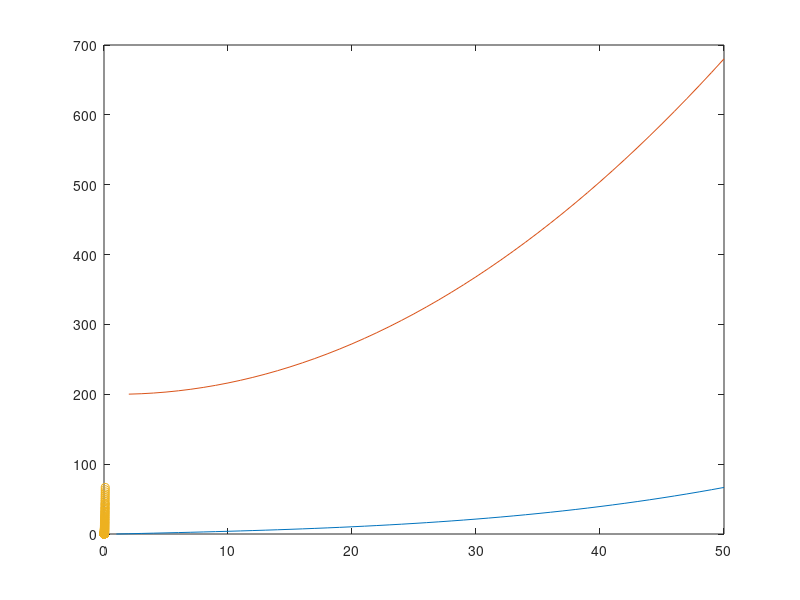

The MATLAB script that drew this image:
clc
clear all
close all
% Parameters for the Kelvin-Voigt model
k = 50000;  % Elastic modulus in Pa
eta = 10000; % Viscosity in Pa.s

% Time parameters
dt = 1e-1; % Time step in seconds
t_mat = 0:dt:10; % Total time for simulation in seconds

% Total number of time steps
N = length(t_mat);

% Applied strain: Increasing linearly for the first half. Second half: Applied stress set to zero, exponential decay in strain
halfN = round(N/2)-1;
%%

maxStrain=0.1;
epsilon_mat = linspace(0,maxStrain,halfN+1); % Strain
%epsilon_mat(end+1) = epsilon_mat(halfN);

epsilon_dot_mat = diff(epsilon_mat(1:halfN+1))/dt; % Strain rate
%epsilon_dot_mat(end+1) =0;

%%
k_mat = k*epsilon_mat(1:halfN).^2;          % Corresponding values of k
eta_mat=eta*epsilon_mat(1:halfN);


% Create an interpolation functions
k_interp = @(x) interp1(epsilon_mat(1:halfN), k_mat, x, 'linear', 'extrap');
eta_interp = @(x) interp1(epsilon_mat(1:halfN),eta_mat,x,'linear','extrap');

% Initializing strain and strain rate arrays
sigma_mat = zeros(1,halfN);
%% Forward Cycle
% Simulation loop for the Kelvin-Voigt model

sigma_mat(1:halfN)=k_mat.*epsilon_mat(1:halfN)...
        + eta_mat.*epsilon_dot_mat(1:halfN);

plot(sigma_mat(1:halfN));
hold on; plot(sigma_mat(1:halfN)./epsilon_mat(1:halfN))

%% Return Cycle
tMat2 = [];
t2= 0;
%%
for i = 1: 200
epsilon0 = epsilon_mat(end);

eta_current = eta_interp(epsilon0);
k_current = k_interp(epsilon0);
DecayT = eta_current./k_current;

epsilon_relax = epsilon0*exp(-dt/DecayT);

epsilon_dot_relax = epsilon_relax-epsilon_mat(end);

sigma_relax=   k_current.*epsilon_relax...
        + eta_current.*epsilon_dot_relax;
epsilon_mat(end+1) = epsilon_relax;
sigma_mat(end+1) = sigma_relax;
epsilon_dot_mat(end+1) = epsilon_dot_relax;
t2 = t2+dt;
tMat2(end+1) = t2;
end

%%
plot(epsilon_mat(2:end),sigma_mat,'o')
